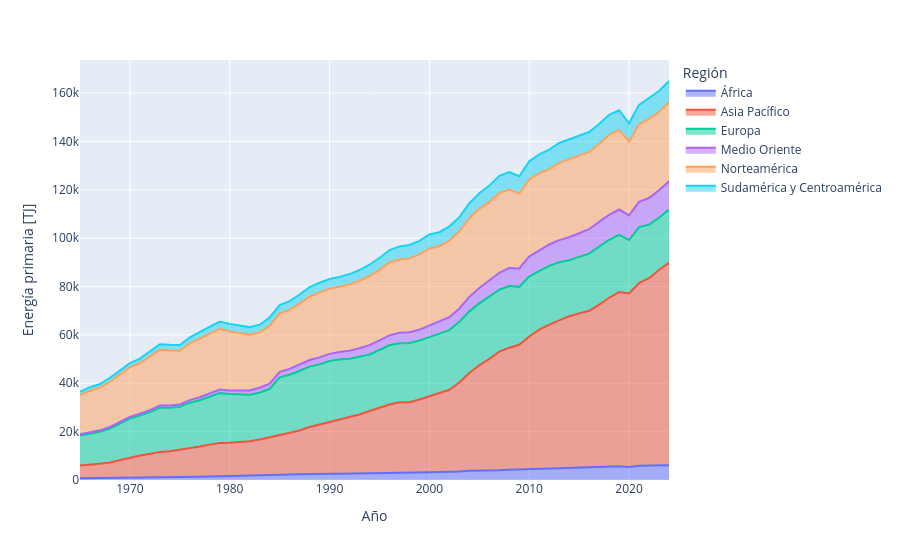

Notebook code for this chart:
### Code cell
f = "../data/primary-energy-consumption-by-region.csv"
df2 = pd.read_csv(f)
region_mapping = {
    'Africa (EI)': 'África',
    'Asia Pacific (EI)': 'Asia Pacífico',
    'Europe (EI)': 'Europa',
    'Middle East (EI)': 'Medio Oriente',
    'North America (EI)': 'Norteamérica',
    'South and Central America (EI)': 'Sudamérica y Centroamérica'
}
df2['Entity'] = df2['Entity'].replace(region_mapping)
fig = px.area(
    df2,
    x="Year",
    y="Primary energy consumption",
    color="Entity",
    labels={
        "Year": "Año",
        "Primary energy consumption": "Energía primaria [TJ]",
        "Entity": "Región",
    },
)
fig.update_layout(hovermode="x unified")
fig.show()
